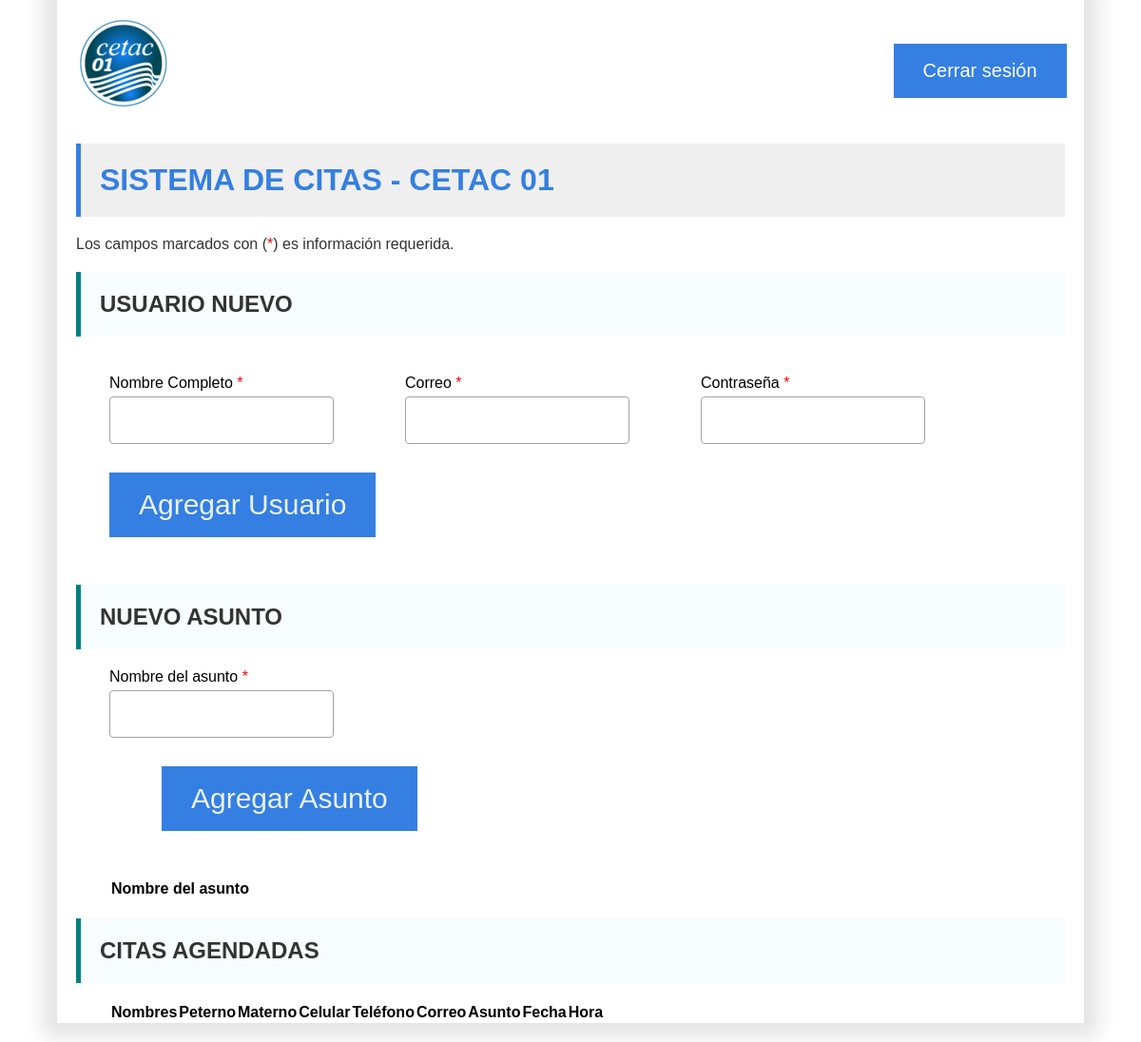
Page /administrador.php on the earlier database version.
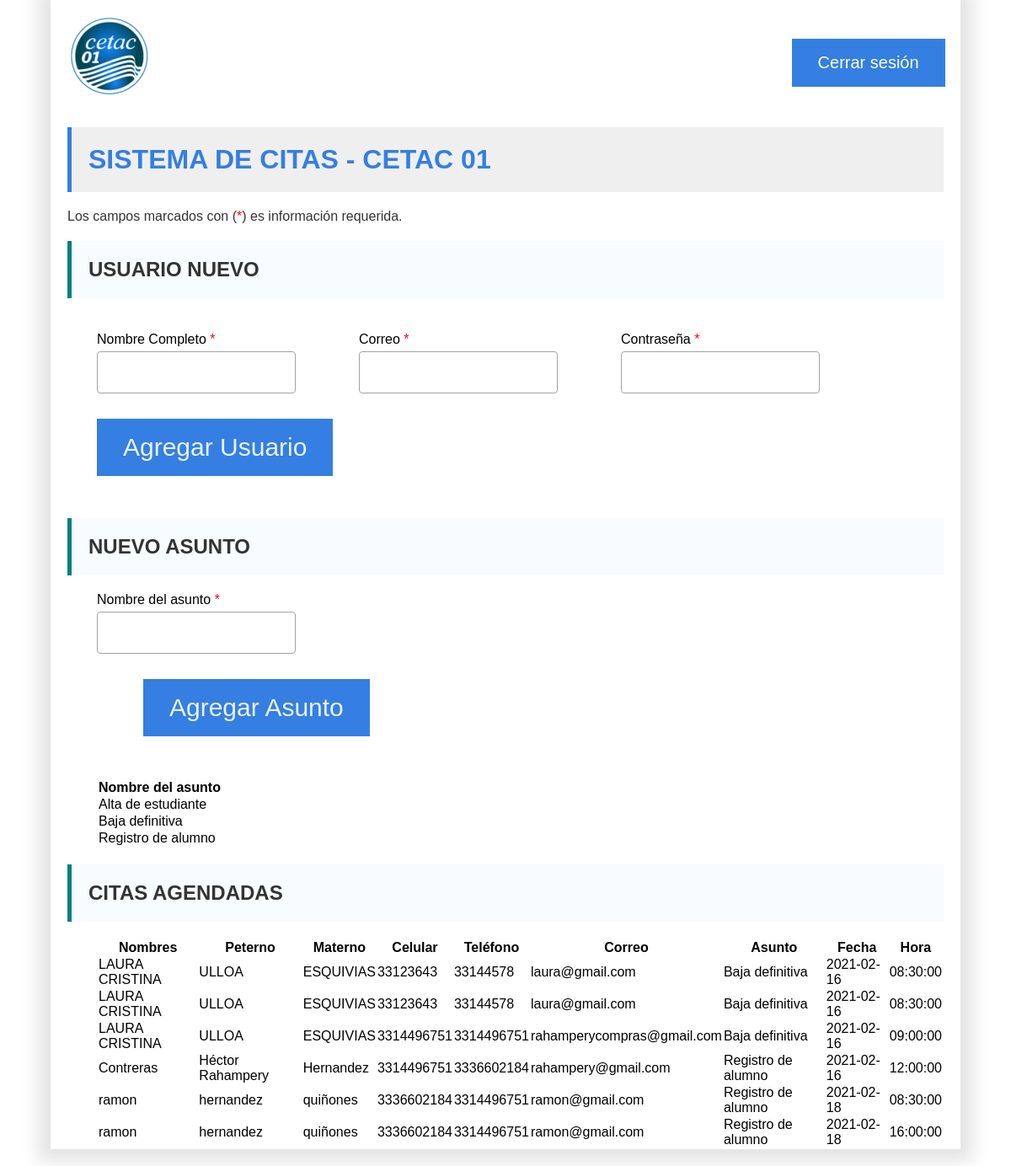
Same page on the later database version.
### tables this page shows
CREATE TABLE `asunto` (
  `id` int(11) NOT NULL,
  `nombre` varchar(50) NOT NULL
);

### administrador.php (the view, shortened to what this page needs)
<!DOCTYPE html>
<html lang="es">
    <head>
        <link rel="stylesheet" href="estilos/estilos_formulario.css">
        <?php $mysqli = new mysqli("localhost", "root", "", "CitasCETAC");
            $fecha = $mysqli->query("SELECT CURRENT_DATE() as fecha");
            while($hoy = $fecha->fetch_assoc()){
                $dia = $hoy['fecha'];
            }
        ?>
    </head>
    <body>
            <div class="contenedor">
                <section id="cabecera">
                    <div class="cabecera">
                        <img src="../imagenes/logo_cetac.png" alt="">
                        <a href="index.php"> Cerrar sesión </a>
                    </div>
                </section>
                <br>
                <form method="POST" name="FrmUsuario" action="usuario.php">
                    <h1>Sistema de citas - CETAC 01</h1>
                    <label class="texto"> Los campos marcados con (<label class="asterisco">*</label>) es información requerida. </label>
                    <h2>Usuario Nuevo</h2>
                    <section id="datos-personales">
                        <div>
                            <label> Nombre Completo </label> <label class="asterisco">*</label> <br>
                            <input type="text" name="txtNombre" required>
                        </div>
                        <div>
                            <label> Correo </label> <label class="asterisco">*</label> <br>
                            <input type="email" name="txtCorreo" required> <br>
                        </div>
                        <div>
                            <label> Contraseña </label> <label class="asterisco">*</label> <br>
                            <input type="text" name="txtPassword" required> <br>
                        </div>
                    </section>
                    <input class="button" type="submit" value="Agregar Usuario" >
                </form>
                <form method="POST" name="FrmAsunto" action="asunto.php">
                    <h2>Nuevo asunto</h2>
                    <section id="asuntos">
                        <div>
                            <label>Nombre del asunto </label> <label class="asterisco">*</label> <br>
                            <input type="text" name="txtAsunto" required>
                        </div>
                        <div>
                            <input class="button" type="submit" value="Agregar Asunto" >
                        </div>
                    </section>
                </form>
                <div>
                        <table name="Asuntos">
                            <tr>
                                <th>Nombre del asunto</th>
                            </tr>
                            <?php
                                $asusntos = $mysqli->query("SELECT id, nombre FROM asunto ORDER BY nombre ASC");
                                while($fila = $asusntos->fetch_assoc()){
                                    echo "<tr>";
                                    echo "<td>";
                                    echo $fila['nombre'];
                                    echo "</td>";
                                    echo "</tr>";
                                }
                            ?>
                        </table>
                        </div>
                <h2>Citas Agendadas</h2>
                <div>
                    <table name="tablaCitas">
                        <tr>
                            <th>Nombres</th>
                            <th>Peterno</th>
                            <th>Materno</th>
                            <th>Celular</th>
                            <th>Teléfono</th>
                            <th>Correo</th>
                            <th>Asunto</th>
                            <th>Fecha</th>
                            <th>Hora</th>
                        </tr>
                        <?php
                            $citas = $mysqli->query("SELECT nombres, apellidoParterno, apellidoMaterno, celular, telefono, correo, nombre, fecha, hora FROM cita INNER JOIN asunto ON cita.asunto=asunto.id INNER JOIN persona ON cita.persona = persona.id WHERE cita.fecha>='".$dia."' ORDER BY cita.fecha, cita.hora ASC");
                            foreach ($citas as $fila){
                                echo "<tr>";
                                        foreach($fila as $dato){
                                            echo "<td>";
                                                echo $dato;
                                            echo "</td>";
                                        }
                                echo "</tr>";
                            }
                        ?>
                    </table>
                </div>
            </div>
    </body>
</html>

### estilos/estilos_formulario.css (style rules this page uses)
* { margin: 0; padding: 0; font-family: Helvetica; }
.contenedor { max-width: 1280px; width: 90%; margin: auto; -webkit-box-shadow: 0px 0px 20px 15px rgba(0,0,0,0.11); -moz-box-shadow: 0px 0px 20px 15px rgba(0,0,0,0.11); box-shadow: 0px 0px 20px 15px rgba(0,0,0,0.11); }
img { margin-top: 20px; margin-left: 20px; }
h1 { background-color: #EFEFEF; text-transform: uppercase; padding: 20px; margin: 20px; margin-left: 25px; color: #FFFFFF; box-shadow: -5px 0px #347FE1; color: #347FE1; }
h2 { background-color: #F7FCFE; text-transform: uppercase; padding: 20px; margin: 20px; margin-left: 25px; color: #333333; box-shadow: -5px 0px teal; }
.texto { margin: 20px; color: #333333; }
label { font-size: 16px; }
input[type=text], input[type=number], input[type=tel], input[type=date], input[type=email], select { padding: 15px 28px; font-size: 16px; border-radius: 4px; display:inline-block; margin-top: 5px; border: 1px solid #A3A3A3; }
div { margin: 20px; margin-left: 55px; }
#datos-personales, #domicilio, #datos-contacto, #datos-cita { display: flex; flex-wrap: wrap; margin: auto; }
.cabecera { margin: 0; display: flex; justify-content: space-between; align-items: center; width: 98.3%; }
.asterisco { color: red; }
input[type="submit"], a { color: rgba(255, 255, 255, 0.9) !important; font-size: 30px; font-weight: 500; padding: 15px 29px; background: #347FE1; border: 2px solid; border-color: #347FE1; margin: 10px 0px 30px 55px; }
a { color: rgba(255, 255, 255, 1) !important; font-size: 20px; text-decoration: none; margin-top: 42px; margin-bottom: 7px; }

Differences in the rows shown:
added asunto: nombre "Alta de estudiante"
added asunto: nombre "Baja definitiva"
added asunto: nombre "Registro de alumno"
Other differences:
new list line: "LAURA CRISTINA ULLOA ESQUIVIAS 33123643 33144578 laura@gmail.com Baja definitiva 2021-02-16 08:30:00"
new list line: "LAURA CRISTINA ULLOA ESQUIVIAS 3314496751 3314496751 rahamperycompras@gmail.com Baja definitiva 2021-02-16 09:00:00"
new list line: "Contreras Héctor Rahampery Hernandez 3314496751 3336602184 rahampery@gmail.com Registro de alumno 2021-02-16 12:00:00"
new list line: "ramon hernandez quiñones 3336602184 3314496751 ramon@gmail.com Registro de alumno 2021-02-18 08:30:00"
new list line: "ramon hernandez quiñones 3336602184 3314496751 ramon@gmail.com Registro de alumno 2021-02-18 16:00:00"
